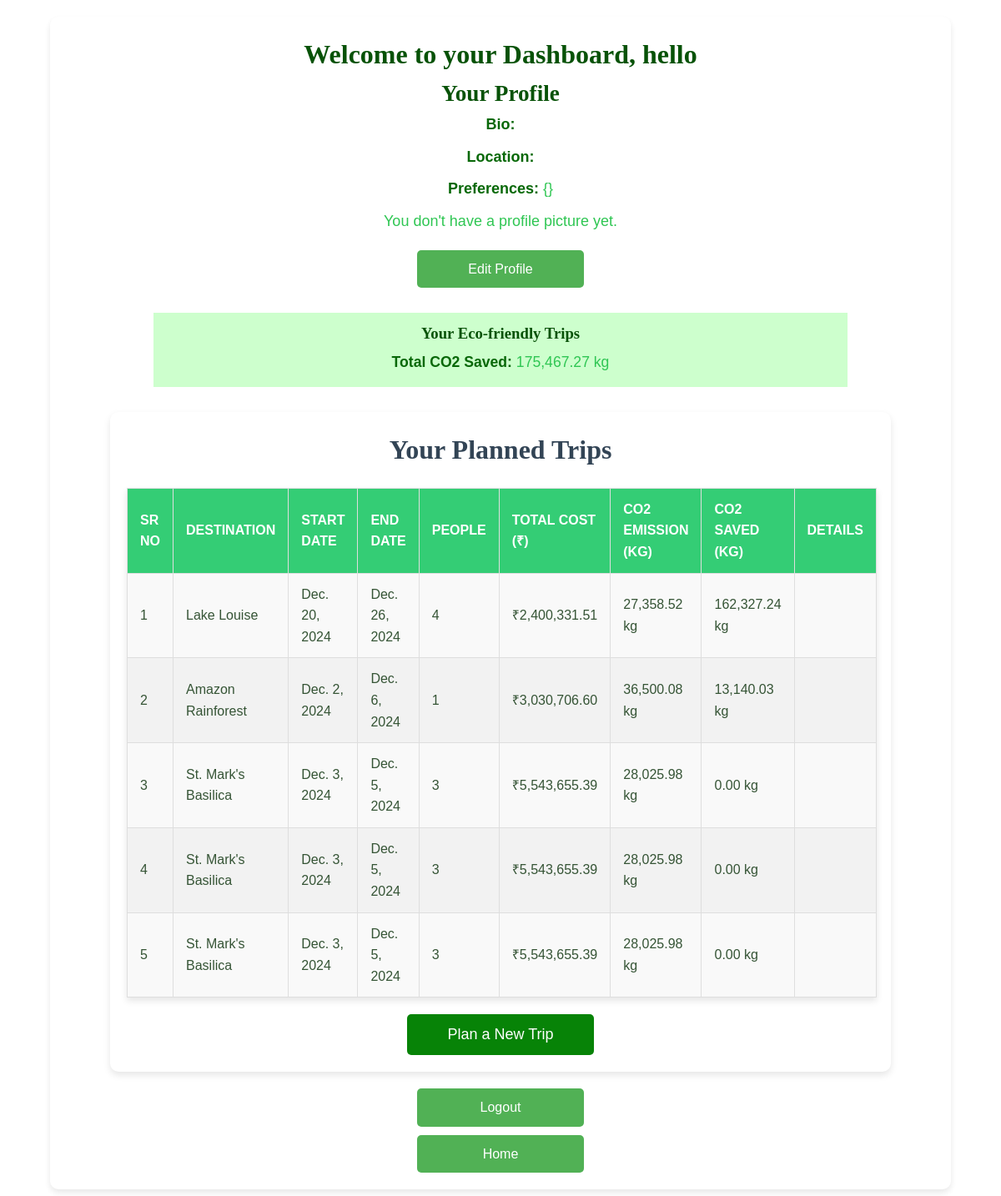
Page /dashboard/ (signed in) on the earlier database version.
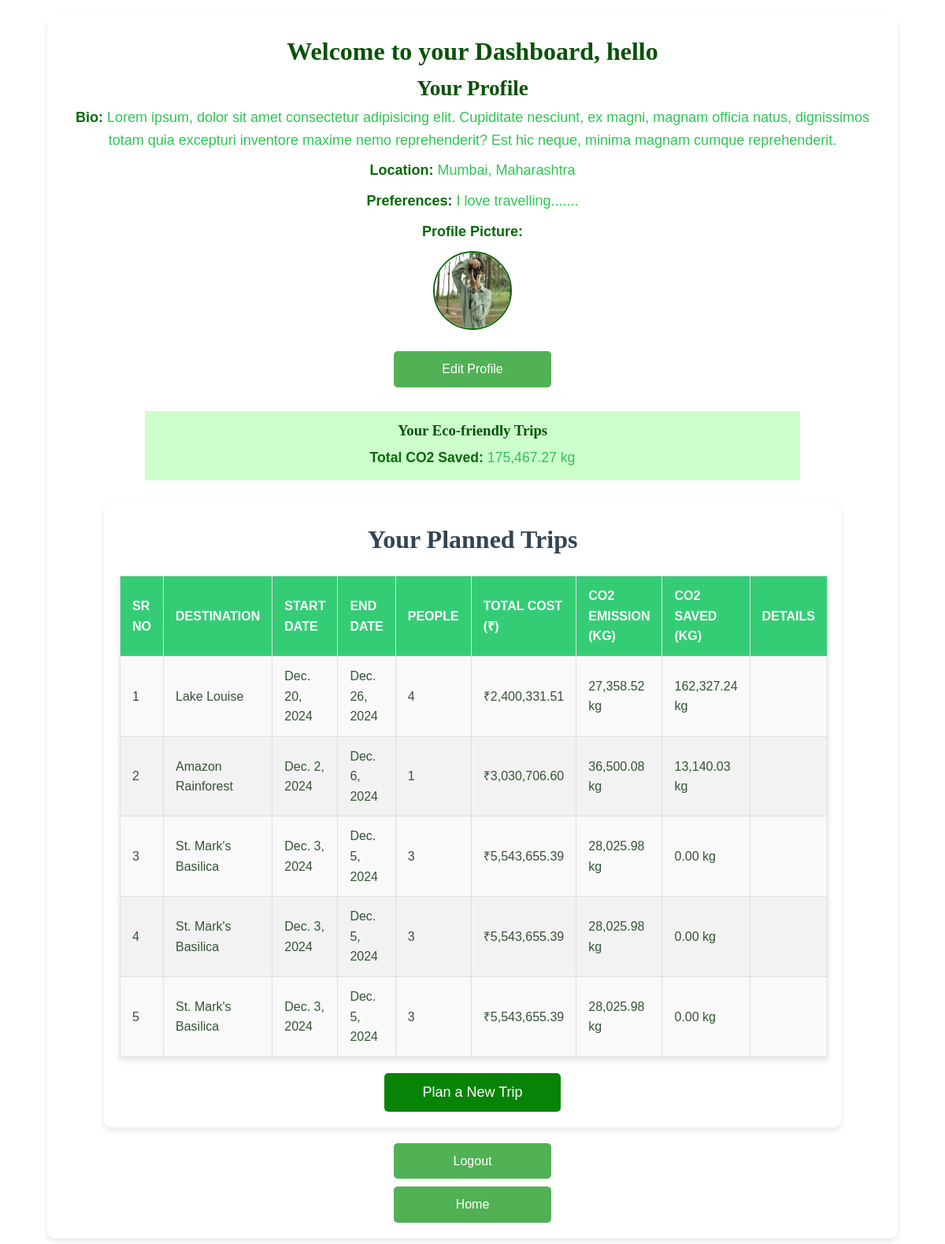
Same page on the later database version.
### eco_travel_app/models.py (models this page shows, shortened)
class Profile(models.Model):
    user = models.OneToOneField(User, on_delete=models.CASCADE)
    bio = models.TextField(blank=True)
    location = models.CharField(max_length=100, blank=True)
    preferences = models.CharField(max_length=200)  # Store user preferences like favorite destinations, transport modes
    profile_pic = models.ImageField(upload_to='profile_pics/', blank=True)
    co2_saved = models.FloatField(default=0)  # Carbon footprint saved through eco-friendly travel
    date_joined = models.DateTimeField(auto_now_add=True)

class Trip(models.Model):
    user = models.ForeignKey(User, on_delete=models.CASCADE, related_name='trips')  # Use Django's User model
    destination = models.ForeignKey(Destination, on_delete=models.CASCADE, related_name='trips')
    accommodation = models.ForeignKey(Accommodation, on_delete=models.SET_NULL, null=True, blank=True)
    transportation = models.ForeignKey(Transportation, on_delete=models.SET_NULL, null=True, blank=True)
    start_date = models.DateField()
    end_date = models.DateField()
    total_cost = models.DecimalField(max_digits=10, decimal_places=2, default=0)
    co2 = models.FloatField(default=0)  # Calculated by comparing eco-friendly choices to alternatives
    co2_saved = models.FloatField(default=0, null=True)  # Calculated by comparing eco-friendly choices to alternatives
    people = models.IntegerField(default=1, null=False)  # Calculated by comparing eco-friendly choices to alternatives

class Destination(models.Model):
    name = models.CharField(max_length=200)
    country = models.CharField(max_length=100)
    city = models.CharField(max_length=100)
    description = models.TextField()
    image = models.ImageField(upload_to='static/', blank=True)  # Path corrected
    eco_rating = models.FloatField(default=0)  # User-assigned eco-friendliness rating
    best_season = models.CharField(max_length=100, blank=True)
    activities = models.TextField()  # Eco-friendly activities, e.g., hiking, cycling, etc.

### eco_travel_app/views.py (the view)
# urls.py: path('dashboard/', views.dashboard, name='dashboard'),  # for the dashboard
@login_required
def dashboard(request):
    trips = Trip.objects.filter(user=request.user).order_by('-co2_saved')
    profile, created = Profile.objects.get_or_create(user=request.user)
    return render(request, 'dashboard.html', {
        'trips': trips,
        'profile': profile,
    })

### eco_travel_app/templates/dashboard.html (shortened to what this page needs)
{% load static %}{% load humanize %}
<!DOCTYPE html>
<html lang="en">
  <head>
    <link rel="stylesheet" type="text/css" href="{% static 'style.css' %}" />
  </head>
  <body>
    <div class="container" style="opacity: 0.97;">
      <h2 style="font-size: 2rem">
        Welcome to your Dashboard, {{ user.username }}
      </h2>
      <div class="profile-section">
        <h3 style="font-size: 1.7rem">Your Profile</h3>
        <p><strong>Bio:</strong> {{ profile.bio }}</p>
        <p><strong>Location:</strong> {{ profile.location }}</p>
        <p><strong>Preferences:</strong> {{ profile.preferences }}</p>
        <div class="profile-pic">
          {% if profile.profile_pic %}
          <p><strong>Profile Picture:</strong></p>
          <img
            src="{{ profile.profile_pic.url }}"
            alt="Profile Picture"
            style="width: 100px; height: 100px"
          />
          {% else %}
          <p>You don't have a profile picture yet.</p>
          {% endif %}
        </div>
        <a href="{% url 'edit_profile' %}" class="edit-profile">Edit Profile</a>
      </div>
      <div class="eco-stats">
        <h3>Your Eco-friendly Trips</h3>
        <div class="paras" style="text-align: center">
          <p>
            <strong>Total CO2 Saved:</strong>
            {{ profile.co2_saved|floatformat:2|intcomma }} kg
          </p>
        </div>
      </div>
      <div class="container">
        <h1>Your Planned Trips</h1>
        {% if trips %}
        <table class="trips-table">
          <thead>
            <tr>
              <th>Sr No</th>
              <th>Destination</th>
              <th>Start Date</th>
              <th>End Date</th>
              <th>People</th>
              <th>Total Cost (₹)</th>
              <th>CO2 Emission (kg)</th>
              <th>CO2 Saved (kg)</th>
              <th>Details</th>
            </tr>
          </thead>
          <tbody>
            {% for trip in trips %}
            <tr>
              <td>{{ forloop.counter }}</td>
              <td>{{ trip.destination.name }}</td>
              <td>{{ trip.start_date }}</td>
              <td>{{ trip.end_date }}</td>
              <td>{{ trip.people }}</td>
              <td>₹{{ trip.total_cost|floatformat:2|intcomma }}</td>
              <td>{{ trip.co2|floatformat:2|intcomma }} kg</td>
              <td>{{ trip.co2_saved|floatformat:2|intcomma }} kg</td>
              <td>
              </td>
            </tr>
            {% endfor %}
          </tbody>
        </table>
        {% else %}
        <p>You have not planned any trips yet.</p>
        {% endif %}
        <a
          href="{% url 'home' %}"
          class="btn"
          style="
            display: block;
            align-self: center;
            width: 25%;
            margin: auto;
            background-color: green;
            text-decoration: none;
          "
          >Plan a New Trip</a
        >
      </div>
      <a href="{% url 'logout' %}" class="logout">Logout</a>
      <a href="{% url 'home' %}" class="home" style="margin-top: 10px">Home</a>
    </div>
  </body>
</html>

### static/style.css (style rules this page uses)
body { font-family: Arial, sans-serif; background-color: #f0f0f0; }
h1, h2, h3 { font-family: 'Georgia', serif; }
img { max-width: 100%; height: auto; }
a { text-decoration: none; color: #2e8b57; }
h2 { text-align: center; }
* { margin: 0; padding: 0; box-sizing: border-box; }
body { font-family: 'Arial', sans-serif; background-color: #f4f4f4; color: #333; line-height: 1.6; padding: 0 20px; }
.container { max-width: 1200px; margin: 0 auto; padding: 20px; background-color: #fff; box-shadow: 0 0 10px rgba(0, 0, 0, 0.1); }
button, .btn { background: #007BFF; color: #fff; border: none; padding: 10px 15px; cursor: pointer; font-size: 1em; border-radius: 5px; text-align: center; text-decoration: none; }
a { color: #ffffff; text-decoration: none; }

### eco_travel_app/templates/dashboard.html (style rules this page uses)
body { font-family: sans-serif; background-color: #e6f5e6; color: #2f4f2f; margin: 0; padding: 0; background: url("https://images.stockcake.com/public/f/1/4/f14dc52b-139d-4437-9321-30d751e511f8_large/tropical-greenery-abounds-stockcake.jpg"); background-repeat: no-repeat; background-size: cover; }
h2, h3 { color: #004d00; text-align: center; }
.container { max-width: 800px; margin: 0 auto; padding: 20px; background-color: #ffffff; box-shadow: 0px 4px 8px rgba(0, 0, 0, 0.1); border-radius: 10px; margin-top: 5rem; }
p { line-height: 1.6; margin-bottom: 10px; }
strong { color: #006400; }
.profile-pic { text-align: center; margin-bottom: 20px; }
.profile-pic img { border-radius: 50%; border: 2px solid #006400; }
.eco-stats { margin: 20px 0; padding: 10px; background-color: #ccffcc; margin: 30px auto; width: 80%; }
.eco-stats p { margin: 5px 0; font-size: 1.1em; }
.edit-profile, .logout, .home { background-color: #4caf50; color: white; padding: 10px 20px; border-radius: 5px; text-decoration: none; display: block; width: 200px; text-align: center; margin: auto; }
.container { font-family: Arial, sans-serif; margin: 20px auto; width: 90%; max-width: 1200px; }
h1 { text-align: center; color: #2c3e50; margin-bottom: 20px; }
.trips-table { width: 100%; border-collapse: collapse; margin: 20px 0; font-size: 16px; text-align: left; background-color: #f9f9f9; box-shadow: 0 4px 8px rgba(0, 0, 0, 0.1); }
.trips-table thead tr { background-color: #2ecc71; color: #ffffff; text-transform: uppercase; }
.trips-table th, .trips-table td { padding: 12px 15px; border: 1px solid #ddd; }
.trips-table tbody tr:nth-child(even) { background-color: #f2f2f2; }
.btn { display: inline-block; color: #fff; background-color: #27ae60; text-align: center; padding: 10px 15px; font-size: 18px; border-radius: 5px; text-decoration: none; margin-top: 20px; }
p { text-align: center; font-size: 18px; color: #29c54e; }

Differences in the rows shown:
changed Profile: bio (not shown) → "Lorem ipsum, dolor sit amet consectetur adipisicing elit. Cupiditate nesciunt, ex magni, magnam officia natus, dignissimos totam quia excepturi inventore maxime nemo reprehenderit? Est hic neque, minima magnam cumque reprehenderit."; location (not shown) → "Mumbai, Maharashtra"; preferences "{}" → "I love travelling......."; profile_pic: picture added
Other differences:
text no longer shown: "You don't have a profile picture yet."
text now shown: "Profile Picture:"
